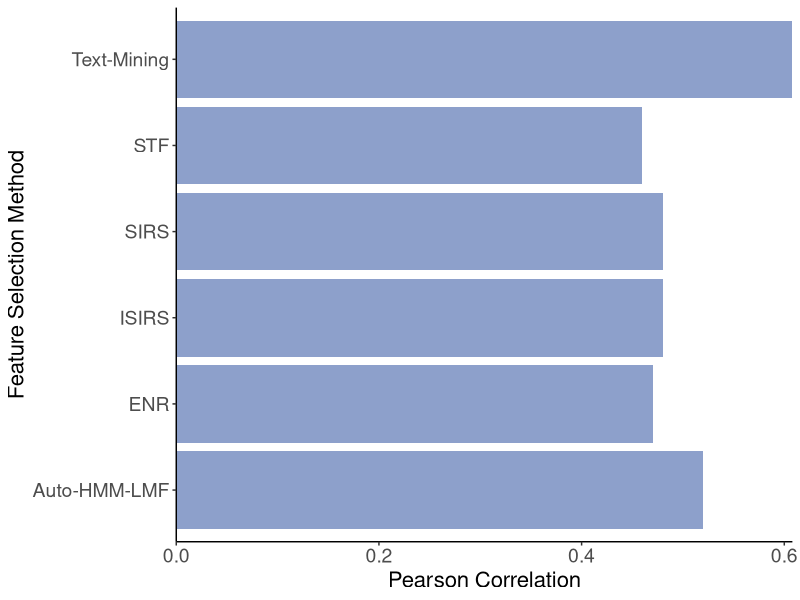
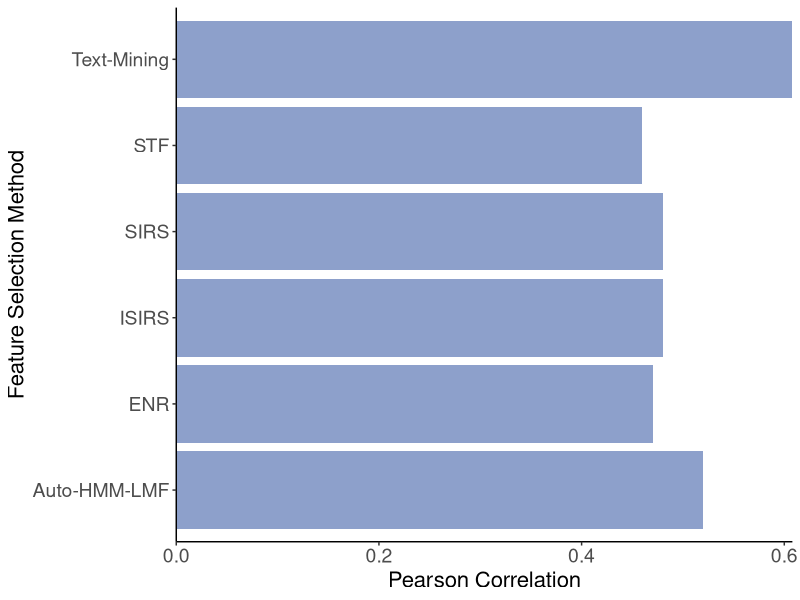

These figures' R source, in order:
library(ggplot2)

# Plot comparison between different feature selection methods
df <- data.frame(
  method = c("Text-Mining", "Auto-HMM-LMF", "STF", "SIRS", "ISIRS", "ENR"),
  cor = c(0.608, 0.52, 0.46, 0.48, 0.48, 0.47)
)

clr <- c("#fc8d62", "#8da0cb", "#e78ac3", "#a6d854", "#ffd92f", "#66c2a5")
p <- ggplot(data = df, aes(x = method, y = cor, fill = method), alpha = .15) +
  geom_bar(stat = "identity") +
  coord_flip() +
  scale_fill_manual(values = rep(clr[2], 6))
p <- p + theme(
  legend.position = "none", axis.title.x = element_text(size = 16), axis.title.y = element_text(size = 16),
  axis.text = element_text(size = 14), panel.background = element_blank(), axis.line.x = element_line(color = "black"),
  axis.line.y = element_line(color = "black")
) +
  xlab("Feature Selection Method") + ylab("Pearson Correlation") + scale_y_continuous(expand = c(0, 0))
p
pdf(sprintf("./result/Fig3A_Barplot.pdf"), width = 6.5, height = 5)
print(p)
dev.off()
